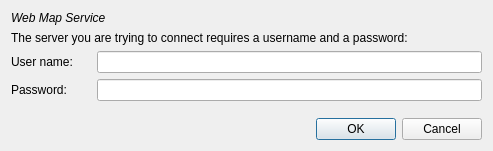
<ui version="4.0" >
 <class>WMSAuthenticationDialog</class>
 <widget class="QDialog" name="WMSAuthenticationDialog" >
  <property name="geometry" >
   <rect>
    <x>0</x>
    <y>0</y>
    <width>493</width>
    <height>151</height>
   </rect>
  </property>
  <property name="windowTitle" >
   <string>HTTP Authentication</string>
  </property>
  <layout class="QVBoxLayout" name="verticalLayout" >
   <item>
    <widget class="QLabel" name="lblMessage" >
     <property name="font" >
      <font>
       <italic>true</italic>
      </font>
     </property>
     <property name="text" >
      <string>Web Map Service</string>
     </property>
    </widget>
   </item>
   <item>
    <widget class="QLabel" name="label" >
     <property name="text" >
      <string>The server you are trying to connect requires a username and a password:</string>
     </property>
    </widget>
   </item>
   <item>
    <layout class="QHBoxLayout" name="horizontalLayout" >
     <item>
      <widget class="QLabel" name="label_2" >
       <property name="minimumSize" >
        <size>
         <width>80</width>
         <height>0</height>
        </size>
       </property>
       <property name="maximumSize" >
        <size>
         <width>80</width>
         <height>16777215</height>
        </size>
       </property>
       <property name="text" >
        <string>User name:</string>
       </property>
      </widget>
     </item>
     <item>
      <widget class="QLineEdit" name="leUsername" />
     </item>
    </layout>
   </item>
   <item>
    <layout class="QHBoxLayout" name="horizontalLayout_2" >
     <item>
      <widget class="QLabel" name="label_3" >
       <property name="minimumSize" >
        <size>
         <width>80</width>
         <height>0</height>
        </size>
       </property>
       <property name="maximumSize" >
        <size>
         <width>80</width>
         <height>16777215</height>
        </size>
       </property>
       <property name="text" >
        <string>Password:</string>
       </property>
      </widget>
     </item>
     <item>
      <widget class="QLineEdit" name="lePassword" >
       <property name="inputMask" >
        <string/>
       </property>
       <property name="text" >
        <string/>
       </property>
       <property name="echoMode" >
        <enum>QLineEdit::Password</enum>
       </property>
      </widget>
     </item>
    </layout>
   </item>
   <item>
    <spacer name="verticalSpacer" >
     <property name="orientation" >
      <enum>Qt::Vertical</enum>
     </property>
     <property name="sizeHint" stdset="0" >
      <size>
       <width>20</width>
       <height>40</height>
      </size>
     </property>
    </spacer>
   </item>
   <item>
    <widget class="QDialogButtonBox" name="buttonBox" >
     <property name="orientation" >
      <enum>Qt::Horizontal</enum>
     </property>
     <property name="standardButtons" >
      <set>QDialogButtonBox::Cancel|QDialogButtonBox::Ok</set>
     </property>
    </widget>
   </item>
  </layout>
 </widget>
 <resources/>
 <connections>
  <connection>
   <sender>buttonBox</sender>
   <signal>accepted()</signal>
   <receiver>WMSAuthenticationDialog</receiver>
   <slot>accept()</slot>
   <hints>
    <hint type="sourcelabel" >
     <x>248</x>
     <y>254</y>
    </hint>
    <hint type="destinationlabel" >
     <x>157</x>
     <y>274</y>
    </hint>
   </hints>
  </connection>
  <connection>
   <sender>buttonBox</sender>
   <signal>rejected()</signal>
   <receiver>WMSAuthenticationDialog</receiver>
   <slot>reject()</slot>
   <hints>
    <hint type="sourcelabel" >
     <x>316</x>
     <y>260</y>
    </hint>
    <hint type="destinationlabel" >
     <x>286</x>
     <y>274</y>
    </hint>
   </hints>
  </connection>
 </connections>
</ui>
